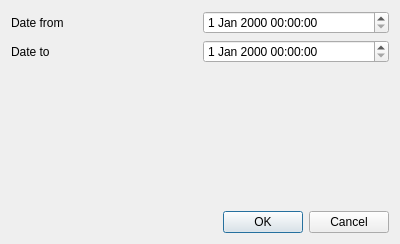
<?xml version="1.0" encoding="UTF-8"?>
<ui version="4.0">
 <class>SimpleReportDialog</class>
 <widget class="QDialog" name="SimpleReportDialog">
  <property name="geometry">
   <rect>
    <x>0</x>
    <y>0</y>
    <width>400</width>
    <height>244</height>
   </rect>
  </property>
  <property name="windowTitle">
   <string/>
  </property>
  <layout class="QVBoxLayout" name="verticalLayout">
   <item>
    <layout class="QGridLayout" name="gridLayout">
     <item row="0" column="0">
      <widget class="QLabel" name="lbDateFrom">
       <property name="text">
        <string>Date from</string>
       </property>
      </widget>
     </item>
     <item row="0" column="1">
      <widget class="QDateTimeEdit" name="dteFrom"/>
     </item>
     <item row="1" column="0">
      <widget class="QLabel" name="lbDateTo">
       <property name="text">
        <string>Date to</string>
       </property>
      </widget>
     </item>
     <item row="1" column="1">
      <widget class="QDateTimeEdit" name="dteTo"/>
     </item>
    </layout>
   </item>
   <item>
    <spacer name="verticalSpacer">
     <property name="orientation">
      <enum>Qt::Orientation::Vertical</enum>
     </property>
     <property name="sizeHint" stdset="0">
      <size>
       <width>20</width>
       <height>111</height>
      </size>
     </property>
    </spacer>
   </item>
   <item>
    <widget class="QDialogButtonBox" name="buttonBox">
     <property name="orientation">
      <enum>Qt::Orientation::Horizontal</enum>
     </property>
     <property name="standardButtons">
      <set>QDialogButtonBox::StandardButton::Cancel|QDialogButtonBox::StandardButton::Ok</set>
     </property>
    </widget>
   </item>
  </layout>
 </widget>
 <resources/>
 <connections>
  <connection>
   <sender>buttonBox</sender>
   <signal>accepted()</signal>
   <receiver>SimpleReportDialog</receiver>
   <slot>accept()</slot>
   <hints>
    <hint type="sourcelabel">
     <x>248</x>
     <y>254</y>
    </hint>
    <hint type="destinationlabel">
     <x>157</x>
     <y>274</y>
    </hint>
   </hints>
  </connection>
  <connection>
   <sender>buttonBox</sender>
   <signal>rejected()</signal>
   <receiver>SimpleReportDialog</receiver>
   <slot>reject()</slot>
   <hints>
    <hint type="sourcelabel">
     <x>316</x>
     <y>260</y>
    </hint>
    <hint type="destinationlabel">
     <x>286</x>
     <y>274</y>
    </hint>
   </hints>
  </connection>
 </connections>
</ui>
